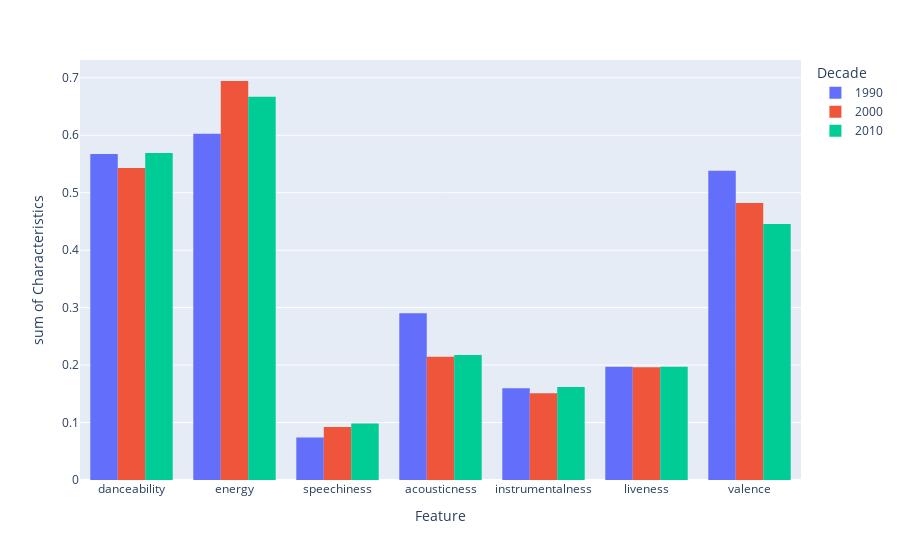

This figure's notebook cell:
### Markdown cell above
#### 3.5.2 Audio Characteristics with Bar Chart

### Code cell
fig = px.histogram(featureAll, x='Feature', y="Characteristics", color="Decade", barmode='group')
fig.show()

### Figure 1 — Plotly figure (JSON) as saved in the notebook; plotly's stock layout.template omitted (floating-point values rounded to 4 significant figures)
{"data": [{"alignmentgroup": "True", "bingroup": "x", "histfunc": "sum", "hovertemplate": "Decade=1990<br>Feature=%{x}<br>sum of Characteristics=%{y}<extra></extra>", "legendgroup": "1990", "marker": {"color": "#636efa", "pattern": {"shape": ""}}, "name": "1990", "offsetgroup": "1990", "orientation": "v", "showlegend": true, "type": "histogram", "x": ["danceability", "energy", "speechiness", "acousticness", "instrumentalness", "liveness", "valence"], "xaxis": "x", "y": [0.5672, 0.6028, 0.07403, 0.2904, 0.1596, 0.1972, 0.5382], "yaxis": "y"}, {"alignmentgroup": "True", "bingroup": "x", "histfunc": "sum", "hovertemplate": "Decade=2000<br>Feature=%{x}<br>sum of Characteristics=%{y}<extra></extra>", "legendgroup": "2000", "marker": {"color": "#EF553B", "pattern": {"shape": ""}}, "name": "2000", "offsetgroup": "2000", "orientation": "v", "showlegend": true, "type": "histogram", "x": ["danceability", "energy", "speechiness", "acousticness", "instrumentalness", "liveness", "valence"], "xaxis": "x", "y": [0.5428, 0.6945, 0.0924, 0.2144, 0.1508, 0.1962, 0.4823], "yaxis": "y"}, {"alignmentgroup": "True", "bingroup": "x", "histfunc": "sum", "hovertemplate": "Decade=2010<br>Feature=%{x}<br>sum of Characteristics=%{y}<extra></extra>", "legendgroup": "2010", "marker": {"color": "#00cc96", "pattern": {"shape": ""}}, "name": "2010", "offsetgroup": "2010", "orientation": "v", "showlegend": true, "type": "histogram", "x": ["danceability", "energy", "speechiness", "acousticness", "instrumentalness", "liveness", "valence"], "xaxis": "x", "y": [0.5693, 0.6672, 0.09833, 0.2178, 0.1616, 0.197, 0.4457], "yaxis": "y"}], "layout": {"barmode": "group", "legend": {"title": {"text": "Decade"}, "tracegroupgap": 0}, "margin": {"t": 60}, "xaxis": {"anchor": "y", "domain": [0, 1], "title": {"text": "Feature"}}, "yaxis": {"anchor": "x", "domain": [0, 1], "title": {"text": "sum of Characteristics"}}}}
